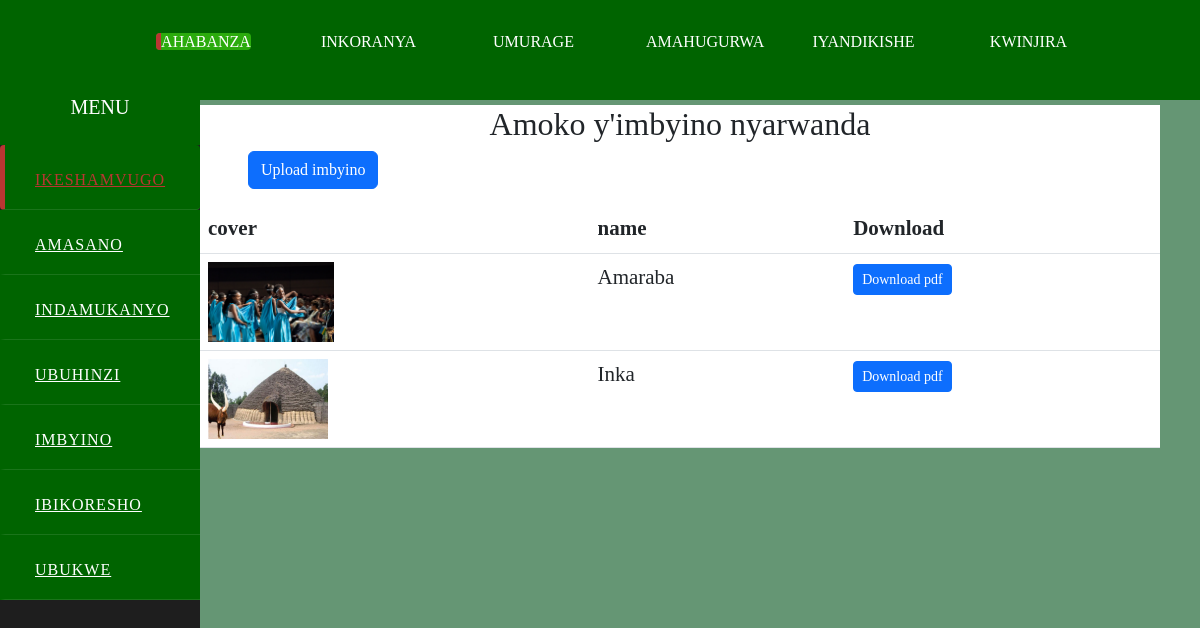
Page /imbyino/ on the committed database.
### core_advert/models.py (models this page shows, shortened)
class Imbyino(models.Model):
    name=models.CharField(max_length=200)
    cover=models.ImageField(upload_to='imbyino/covers',null=True,blank=True)
    description=models.FileField(upload_to='ubukwe/descriptions')

### core_advert/views.py (the view)
# urls.py: path('imbyino/', views.imbyino, name="imbyino"),
def imbyino(request):
    imbyino=Imbyino.objects.all()
    return render(request, 'imbyino.html',{ 'imbyino':imbyino })

### core_advert/templates/imbyino.html
{% extends 'base.html' %}
{% load static %}
{% block content %}
<center><h2>Amoko y'imbyino nyarwanda</h2></center>
<p>
    <a href="{% url 'upload_imbyino' %}" class="btn btn-primary" style="margin-left: 3rem;" >Upload imbyino</a>
</p>
<table class="table mb-0"  >
    <thead>
        <tr>
            <th>cover</th>
            <th>name</th>
            <th>Download</th>
        </tr>
    </thead>
    <tbody>
        {% for Imbyino in imbyino %}
        <tr>
            <td>
                {% if Imbyino.cover %}
                <img src="{{ Imbyino.cover.url }}" alt="" style="height: 5rem;">
                {% else %}
                <span class="text-muted"> no cover</span>
                {% endif %}
            </td>
            <td>{{ Imbyino.name }}</td>
            <td>
                <a href=" {{ Imbyino.description.url }}" class="btn btn-primary btn-sm" target="_blank">Download pdf</a>
            </td>
        </tr>
        {% endfor %}
    </tbody>
</table>
{% endblock %}

### core_advert/static/style.css (style rules this page uses)
* { margin: 0; padding: 0; text-decoration: none; }

### core_advert/templates/base.html (style rules this page uses)
body { padding: 0; margin: 0; box-sizing: border-box; font-family: 'Times New Roman', Times, serif; background: #659674; }

### rows in the picture
Imbyino: cover (picture), name "Amaraba"
Imbyino: cover (picture), name "Inka"
